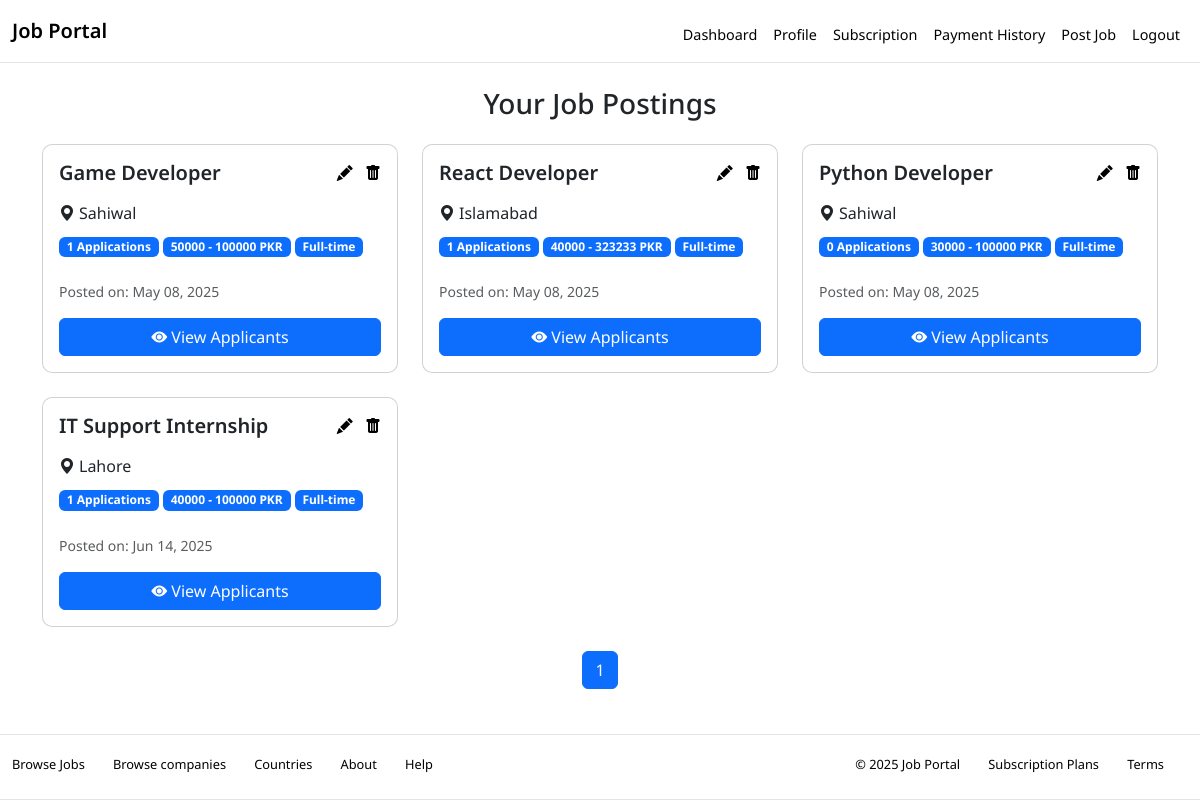
Before: /employer/dashboard/ (signed in) with the older database file.
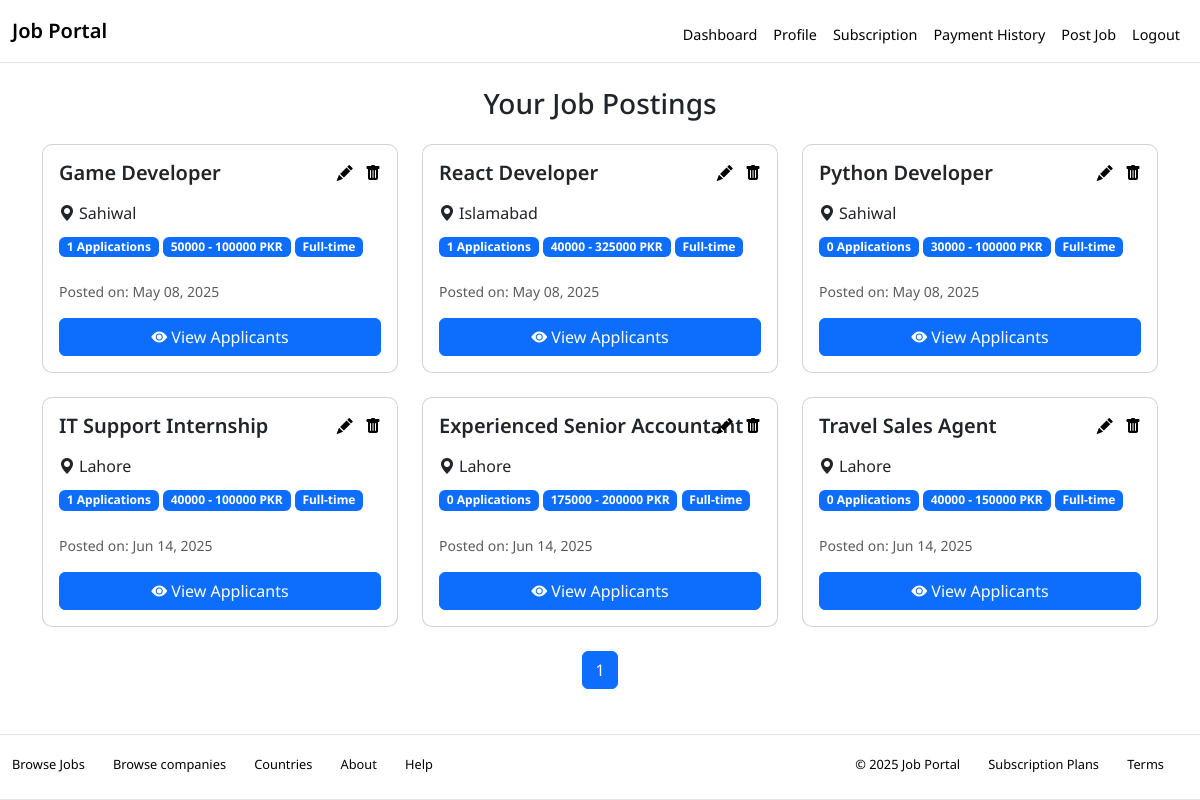
After: the same page with the newer database file.
### core/models.py (models this page shows)
class Job(models.Model):
    employer = models.ForeignKey(EmployerProfile, on_delete=models.CASCADE)
    title = models.CharField(max_length=150)
    description = models.TextField()
    skills_required = models.TextField()
    location = models.CharField(max_length=100)
    salary_min = models.IntegerField()
    salary_max = models.IntegerField()
    job_type = models.CharField(max_length=20, choices=[('full', 'Full-Time'), ('part', 'Part-Time'), ('remote', 'Remote'), ('intern', 'Internship')])
    created_at = models.DateTimeField(auto_now_add=True)
    expiry_date = models.DateField()
    is_active = models.BooleanField(default=True)

### core/views.py (the view)
# urls.py: path('employer/dashboard/', employer_dashboard, name='employer-dashboard'),
@login_required
def employer_dashboard(request):
    if request.user.role != 'employer':
        messages.error(request, "Access denied.")
        return redirect('dashboard')
    employer_profile = request.user.employerprofile
    jobs = Job.objects.filter(employer=employer_profile)
    job_data = []
    for job in jobs:
        applicants = Application.objects.filter(job=job)
        job_data.append({
            'job': job,
            'applicant_count': applicants.count()
        })
    paginator = Paginator(job_data, 6)  # show 6 per page
    page = request.GET.get('page')
    page_obj = paginator.get_page(page)
    context = {
        'job_data': page_obj,
    }
    return render(request, 'core/employer_dashboard.html', context)

### core/templates/core/employer_dashboard.html (shortened to what this page needs)
{% extends 'base.html' %}
{% block content %}
<div class="container mt-4">
  <h3 class="mb-4 text-center">Your Job Postings</h3>
  <div class="row g-4">
    {% for item in job_data %}
      <div class="col-md-4">
        <div class="card p-3 position-relative" style="border-radius: 10px">
  <div class="position-absolute top-0 end-0 p-3">
    <a
      href="#"
      class="text-black me-2"
      data-bs-toggle="modal"
      data-bs-target="#editJobModal{{ item.job.id }}">
      <i class="bi bi-pencil-fill fs-6"></i></a>
    <a
      href="#"
      class="text-black"
      data-bs-toggle="modal"
      data-bs-target="#deleteJobModal{{ item.job.id }}">
      <i class="bi bi-trash-fill fs-6"></i></a>
  </div>
  <h5 class="card-title mb-3">{{ item.job.title }}</h5>
  <p class="card-text mb-2"><i class="bi bi-geo-alt-fill me-1"></i>{{ item.job.location }}</p>
  <div class="mb-3">
    <span class="badge bg-primary">{{ item.applicant_count }} Applications</span>
    <span class="badge bg-primary">{{ item.job.salary_min|floatformat:0 }} - {{ item.job.salary_max|floatformat:0 }} PKR</span>
    <span class="badge bg-primary">
      {% if item.job.job_type == 'full' %}Full-time{% elif item.job.job_type == 'remote' %}Remote{% endif %}
    </span>
  </div>
  <small class="text-muted d-block mt-2">Posted on: {{ item.job.created_at|date:"M d, Y" }}</small>
  <div class="mt-3">
    <a
      href="{% url 'view-applicants' item.job.id %}"
      class="btn btn-primary w-100">
      <i class="bi bi-eye-fill me-1"></i>View Applicants
    </a>
  </div>
</div>
      </div>
    {% empty %}
      <div class="col-12">
        <div class="alert alert-warning text-center">
          You haven't posted any jobs yet.
        </div>
      </div>
    {% endfor %}
  </div>
  <div class="pagination mt-4 d-flex justify-content-center">
    <ul class="pagination mb-0">
      {% for num in job_data.paginator.page_range %}
        <li class="page-item {% if job_data.number == num %}active{% endif %}">
          <a class="page-link" href="?page={{ num }}">{{ num }}</a>
        </li>
      {% endfor %}
    </ul>
  </div>
</div>
{% endblock %}

### core/templates/base.html (shortened to what this page needs)
{% load static %}
<!DOCTYPE html>
<html lang="en">
<head>
  <link href="https://cdn.jsdelivr.net/npm/bootstrap@5.3.0/dist/css/bootstrap.min.css" rel="stylesheet">
  <link href="https://cdn.jsdelivr.net/npm/bootstrap-icons@1.10.5/font/bootstrap-icons.css" rel="stylesheet">
  <link href="https://cdn.jsdelivr.net/npm/aos@2.3.4/dist/aos.css" rel="stylesheet">
</head>
<body class="d-flex flex-column min-vh-100" style="background-color:rgb(255, 255, 255);">
  {% include 'core/header.html' %}
  <main class="flex-grow-1">
    {% block content %}{% endblock %}
  </main>
  {% include 'core/footer.html' %}
</body>
</html>

### core/templates/core/header.html (shortened to what this page needs)
<nav class="navbar navbar-expand-lg navbar-dark bg-dark">
  <div class="container-fluid">
    <a class="navbar-brand" href="/">Job Portal</a>
    <div class="collapse navbar-collapse">
      <ul class="navbar-nav ms-auto">
        {% if user.is_authenticated %}
          {% if user.role == 'seeker' %}
          <li class="nav-item"><a class="nav-link" href="{% url 'job-list' %}">Browse Jobs</a></li>
          <li class="nav-item"><a class="nav-link" href="{% url 'saved-jobs' %}">Saved Jobs</a></li>
          <li class="nav-item"><a class="nav-link" href="{% url 'applied-jobs' %}">Applied Jobs</a></li>
          <li class="nav-item"><a class="nav-link" href="{% url 'inbox' %}">Inbox</a></li>
          <li class="nav-item"><a class="nav-link" href="{% url 'seeker-profile' %}">Profile</a></li>
          {% elif user.role == 'employer' %}
            <li class="nav-item"><a class="nav-link" href="{% url 'employer-dashboard' %}">Dashboard</a></li>
            <li class="nav-item"><a class="nav-link" href="{% url 'employer-profile' %}">Profile</a></li>
            <li class="nav-item"><a class="nav-link" href="{% url 'subscription-plans' %}">Subscription</a></li>
            <li class="nav-item"><a class="nav-link" href="{% url 'payment-history' %}">Payment History</a></li>
            <li class="nav-item"><a class="nav-link" href="{% url 'post-job' %}">Post Job</a></li>
          {% elif user.role == 'admin' %}
            <li class="nav-item"><a class="nav-link" href="{% url 'view-reports' %}">Reports</a></li>
          {% endif %}
          <li class="nav-item"><a class="nav-link" href="{% url 'logout' %}">Logout</a></li>
        {% else %}
          <li class="nav-item"><a class="nav-link" href="{% url 'login' %}">Login</a></li>
          <li class="nav-item"><a class="nav-link" href="{% url 'register' %}">Register</a></li>
        {% endif %}
      </ul>
    </div>
  </div>
</nav>

### core/templates/core/footer.html (shortened to what this page needs)
<footer class="bg-dark text-dark pt-3 pb-4">
  <div class="container-fluid d-flex justify-content-between align-items-center">
    <div class="left-links">
      <a href="/" class ="me-4" >Browse Jobs</a>
      <a href="/" class ="me-4" >Browse companies</a>
      <a href="/" class ="me-4" >Countries</a>
      <a href="/" class ="me-4" >About</a>
      <a href="/" class ="me-4" >Help</a>
    </div>
    <div class="right-links">
      <a href="/" class ="me-4" >© 2025 Job Portal</a>
      <a href="{% url 'subscription-plans' %}" class ="me-4" >Subscription Plans</a>
      <a href="/" class ="me-4" >Terms</a>
    </div>
  </div>
</footer>

### core/templates/base.html (style rules this page uses)
body { font-family: 'Noto Sans', 'Helvetica Neue', Helvetica, Arial, sans-serif !important; }
h5 { font-weight: 600; }
p { font-weight: 400; }
.navbar, footer.bg-dark { background-color:rgb(255, 255, 255) !important; border-bottom: 1px solid rgba(0, 0, 0, 0.1); }
footer.bg-dark { background-color:rgb(255, 255, 255) !important; border-top: 1px solid rgba(0, 0, 0, 0.1); }
.navbar .nav-link { color:rgb(0, 0, 0) !important; margin-top: 0.5rem; font-size: 0.9rem; position: relative; }
.navbar .nav-link::after { content: ''; position: absolute; bottom: -8px; height: 0; left: 50%; transform: translateX(-50%); width: 80%; background: #0a66c2; transition: height 0.3s ease; }
footer a { color:rgb(0, 0, 0) !important; font-size: 0.8rem; font-weight: 400; text-decoration: none; }
.navbar-brand { color:rgb(0, 0, 0) !important; font-weight: 600; }

Changed rows visible on the page:
changed Job "React Developer": job.salary_max "323233" → "325000"
added Job: job "Experienced Senior Accountant", job.location "Lahore", applicant_count "0", job.salary_min "175000", job.salary_max "200000", job_type "Full-time", job.created_at "Jun 14, 2025"
added Job: job "Travel Sales Agent", job.location "Lahore", applicant_count "0", job.salary_min "40000", job.salary_max "150000", job_type "Full-time", job.created_at "Jun 14, 2025"
